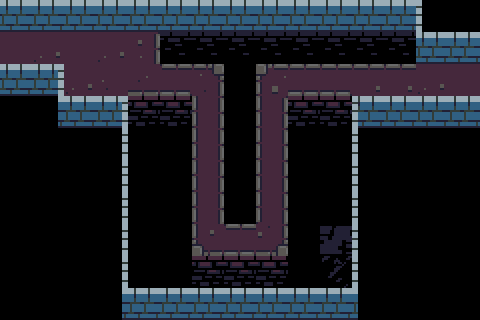

Below is a game level as drawn by its tile map, then a one-line description and the .tmx file that defines it, in full:
An orthogonal 15x10 tile map with 32x32 px tiles, 4 tile layers (walls, ground, death, guff) and 4 objects (2x connection, 2x arrowSource).

<map version="1.0" tiledversion="1.0.3" orientation="orthogonal" renderorder="right-down" width="15" height="10" tilewidth="32" tileheight="32" nextobjectid="17">
 <properties>
  <property name="number" value="22" />
 </properties>
 <tileset firstgid="1" source="tower-tileset.tsx" />
 <layer name="walls" width="15" height="10">
  <data encoding="csv">
12,12,12,12,12,12,5,12,12,12,12,12,12,15,0,
2,0,0,0,0,0,0,0,0,0,0,0,0,12,12,
12,23,0,0,0,0,0,0,0,0,0,0,0,0,2,
0,24,12,23,0,0,0,0,0,0,0,22,12,12,12,
0,0,0,14,0,0,0,0,0,0,0,15,0,0,0,
0,0,0,14,0,0,0,0,0,0,0,15,0,0,0,
0,0,0,14,0,0,0,0,0,0,0,15,0,0,0,
0,0,0,14,0,0,0,0,0,0,0,15,0,0,0,
0,0,0,14,0,0,0,0,0,0,0,15,0,0,0,
0,0,0,24,12,12,12,12,5,12,12,21,0,0,0
</data>
 </layer>
 <layer name="ground" width="15" height="10">
  <data encoding="csv">
0,0,0,0,0,0,0,0,0,0,0,0,0,0,0,
0,27,2,27,56,0,0,0,0,0,0,0,0,0,0,
0,0,27,28,65,57,46,0,44,57,57,45,45,27,0,
0,0,0,0,0,0,47,0,47,0,0,0,0,0,0,
0,0,0,0,0,0,47,0,47,0,0,0,0,0,0,
0,0,0,0,0,0,47,0,47,0,0,0,0,0,0,
0,0,0,0,0,0,47,0,47,0,0,0,0,0,0,
0,0,0,0,0,0,64,57,66,0,0,0,0,0,0,
0,0,0,0,0,0,0,0,0,0,0,0,0,0,0,
0,0,0,0,0,0,0,0,0,0,0,0,0,0,0
</data>
 </layer>
 <layer name="death" width="15" height="10">
  <data encoding="csv">
0,0,0,0,0,0,0,0,0,0,0,0,0,0,0,
0,0,0,0,0,89,89,89,89,89,89,89,89,0,0,
0,0,0,0,0,0,0,4,0,0,0,0,0,0,0,
0,0,0,0,79,79,0,4,0,79,79,0,0,0,0,
0,0,0,0,4,4,0,4,0,4,4,0,0,0,0,
0,0,0,0,4,4,0,4,0,4,4,0,0,0,0,
0,0,0,0,4,4,0,4,0,4,4,0,0,0,0,
0,0,0,0,4,4,0,0,0,4,4,0,0,0,0,
0,0,0,0,4,4,79,79,79,4,4,0,0,0,0,
0,0,0,0,0,0,0,0,0,0,0,0,0,0,0
</data>
 </layer>
 <layer name="guff" width="15" height="10">
  <data encoding="csv">
0,0,0,0,0,0,12,0,0,0,0,0,0,0,0,
0,0,0,0,0,0,0,0,0,0,0,0,0,0,0,
0,0,0,0,0,0,0,0,0,0,0,0,0,0,0,
0,0,0,0,0,0,0,0,0,0,0,0,0,0,0,
0,0,0,0,0,0,0,0,0,0,0,0,0,0,0,
0,0,0,0,0,0,0,0,0,0,0,0,0,0,0,
0,0,0,0,0,0,0,0,0,0,0,0,0,0,0,
0,0,0,0,0,0,0,0,0,0,91,0,0,0,0,
0,0,0,0,0,0,0,0,0,0,93,0,0,0,0,
0,0,0,0,0,0,0,0,12,0,0,0,0,0,0
</data>
 </layer>
 <objectgroup name="objects">
  <object id="9" name="11" type="connection" x="32" y="32" width="32" height="32">
   <properties>
    <property name="dir" value="right" />
    <property name="to" value="40" />
   </properties>
  </object>
  <object id="10" name="12" type="connection" x="416" y="64" width="32" height="32">
   <properties>
    <property name="dir" value="left" />
    <property name="to" value="53" />
   </properties>
  </object>
  <object id="13" type="arrowSource" x="192" y="0" width="32" height="32">
   <properties>
    <property name="delay" value="1.2" />
    <property name="offset" value="0" />
    <property name="xdir" value="0" />
    <property name="ydir" value="-1" />
   </properties>
  </object>
  <object id="14" type="arrowSource" x="256" y="288" width="32" height="32">
   <properties>
    <property name="delay" value="1.2" />
    <property name="offset" value="0" />
    <property name="xdir" value="0" />
    <property name="ydir" value="1" />
   </properties>
  </object>
 </objectgroup>
</map>
